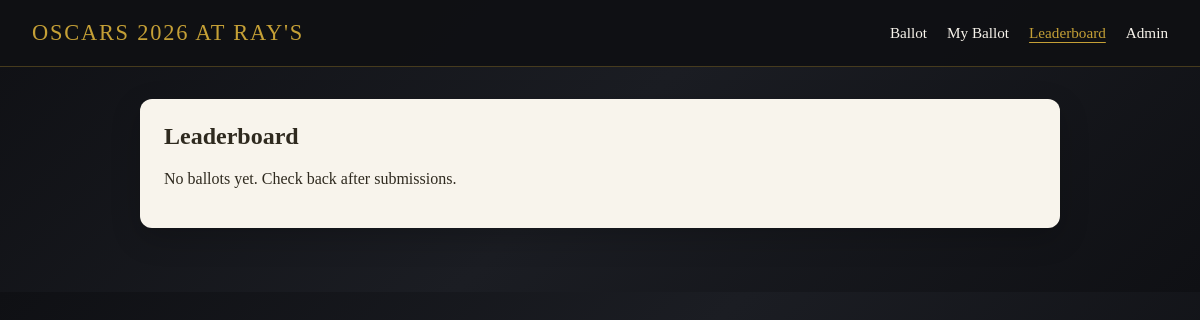
/leaderboard, run on an earlier commit of the app's database.
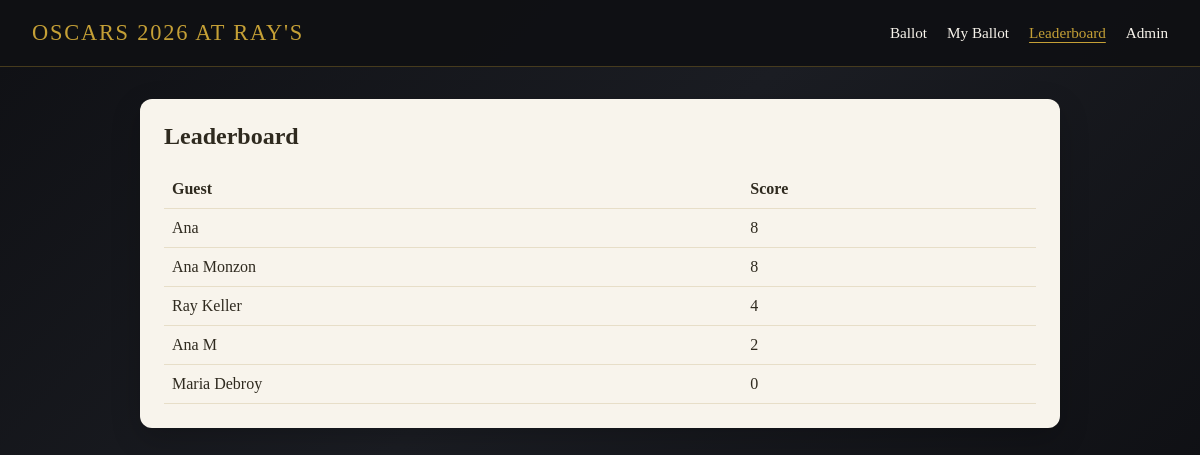
And on a later commit of the database.
### tables this page shows
CREATE TABLE guests (
                id INTEGER PRIMARY KEY AUTOINCREMENT,
                name TEXT NOT NULL UNIQUE,
                created_at TEXT NOT NULL
            );

### app/main.py (the view)
@app.get("/leaderboard", response_class=HTMLResponse)
async def leaderboard(request: Request) -> HTMLResponse:
    return templates.TemplateResponse(
        "leaderboard.html",
        {"request": request, "leaders": _leaderboard()},
    )

### app/templates/leaderboard.html
{% extends "base.html" %}
{% block nav_leaderboard_active %}is-active{% endblock %}
{% block content %}
  <section class="card">
    <h1>Leaderboard</h1>
    {% if leaders %}
      <table class="leaderboard">
        <thead>
          <tr>
            <th>Guest</th>
            <th>Score</th>
          </tr>
        </thead>
        <tbody>
          {% for row in leaders %}
            <tr>
              <td>{{ row.guest_name }}</td>
              <td>{{ row.score }}</td>
            </tr>
          {% endfor %}
        </tbody>
      </table>
    {% else %}
      <p>No ballots yet. Check back after submissions.</p>
    {% endif %}
  </section>
{% endblock %}

### app/templates/base.html (shortened to what this page needs)
<!DOCTYPE html>
<html lang="en">
<head>
  <link rel="stylesheet" href="/static/styles.css">
</head>
<body>
  <header class="site-header">
    <div class="brand">Oscars 2026 at Ray's</div>
    <nav class="nav-links">
      <a href="/" class="nav-link {% block nav_ballot_active %}{% endblock %}">Ballot</a>
      <a href="/view" class="nav-link {% block nav_view_active %}{% endblock %}">My Ballot</a>
      <a href="/leaderboard" class="nav-link {% block nav_leaderboard_active %}{% endblock %}">Leaderboard</a>
      <a href="/admin" class="nav-link {% block nav_admin_active %}{% endblock %}">Admin</a>
    </nav>
  </header>
  <main class="content">
    {% block content %}{% endblock %}
  </main>
</body>
</html>

### app/static/styles.css (style rules this page uses)
:root { --gold: #c5a036; --night: #0f1014; --paper: #f8f4ec; --accent: #2f2a1f; --muted: #6e6657; --sticky-offset: 86px; }
* { box-sizing: border-box; }
body { margin: 0; font-family: "Georgia", "Times New Roman", serif; background: linear-gradient(135deg, #0f1014 0%, #1b1d23 50%, #0f1014 100%); color: var(--paper); }
.site-header { position: sticky; top: 0; z-index: 40; display: flex; align-items: center; justify-content: space-between; padding: 20px 32px; background: rgba(15, 16, 20, 0.95); border-bottom: 1px solid rgba(197, 160, 54, 0.3); }
.brand { font-size: 1.4rem; letter-spacing: 0.08em; text-transform: uppercase; color: var(--gold); }
.nav-link { color: var(--paper); margin-left: 16px; text-decoration: none; font-size: 0.95rem; font-weight: 500; }
.nav-link:hover, .nav-link.is-active { color: var(--gold); }
.nav-link.is-active { text-decoration: underline; text-underline-offset: 4px; }
.content { max-width: 960px; margin: 32px auto 64px; padding: 0 20px; }
.card { background: var(--paper); color: var(--accent); padding: 24px; border-radius: 12px; margin-bottom: 20px; box-shadow: 0 10px 30px rgba(0, 0, 0, 0.2); }
h1, h2 { margin-top: 0; font-weight: 600; }
.leaderboard { width: 100%; border-collapse: collapse; }
.leaderboard th, .leaderboard td { text-align: left; padding: 10px 8px; border-bottom: 1px solid #e7dec8; }

What changed in the data, as far as the page shows it:
added guests: guest_name "Ana", score "8"
added guests: guest_name "Ana Monzon", score "8"
added guests: guest_name "Ray Keller", score "4"
added guests: guest_name "Ana M", score "2"
added guests: guest_name "Maria Debroy", score "0"
Also different on the page:
text no longer shown: "No ballots yet. Check back after submissions."
text now shown: "Guest Score"
